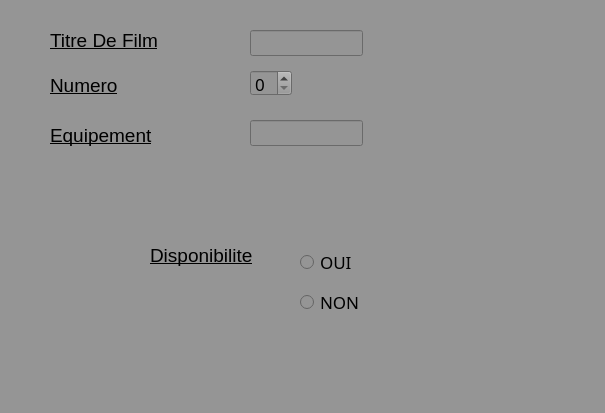
<?xml version="1.0" encoding="UTF-8"?>
<ui version="4.0">
 <class>Dialog</class>
 <widget class="QDialog" name="Dialog">
  <property name="geometry">
   <rect>
    <x>0</x>
    <y>0</y>
    <width>605</width>
    <height>413</height>
   </rect>
  </property>
  <property name="font">
   <font>
    <family>Simplified Arabic</family>
    <pointsize>13</pointsize>
   </font>
  </property>
  <property name="windowTitle">
   <string>Dialog</string>
  </property>
  <property name="styleSheet">
   <string notr="true">background-color: rgb(149, 149, 149);
</string>
  </property>
  <widget class="QLabel" name="label">
   <property name="geometry">
    <rect>
     <x>50</x>
     <y>20</y>
     <width>161</width>
     <height>41</height>
    </rect>
   </property>
   <property name="font">
    <font>
     <family>Segoe UI</family>
     <pointsize>14</pointsize>
     <underline>true</underline>
    </font>
   </property>
   <property name="text">
    <string>Titre De Film</string>
   </property>
  </widget>
  <widget class="QLabel" name="label_2">
   <property name="geometry">
    <rect>
     <x>50</x>
     <y>70</y>
     <width>101</width>
     <height>31</height>
    </rect>
   </property>
   <property name="font">
    <font>
     <family>Segoe UI</family>
     <pointsize>14</pointsize>
     <underline>true</underline>
     <strikeout>false</strikeout>
    </font>
   </property>
   <property name="text">
    <string>Numero</string>
   </property>
  </widget>
  <widget class="QLabel" name="label_3">
   <property name="geometry">
    <rect>
     <x>50</x>
     <y>120</y>
     <width>131</width>
     <height>31</height>
    </rect>
   </property>
   <property name="font">
    <font>
     <family>Segoe UI</family>
     <pointsize>14</pointsize>
     <underline>true</underline>
    </font>
   </property>
   <property name="text">
    <string>Equipement</string>
   </property>
  </widget>
  <widget class="QLineEdit" name="lineEdit">
   <property name="geometry">
    <rect>
     <x>250</x>
     <y>30</y>
     <width>113</width>
     <height>26</height>
    </rect>
   </property>
   <property name="styleSheet">
    <string notr="true">color: rgb(255, 255, 255);
</string>
   </property>
  </widget>
  <widget class="QLineEdit" name="lineEdit_2">
   <property name="geometry">
    <rect>
     <x>250</x>
     <y>120</y>
     <width>113</width>
     <height>26</height>
    </rect>
   </property>
   <property name="styleSheet">
    <string notr="true">
alternate-background-color: rgb(255, 255, 255);</string>
   </property>
  </widget>
  <widget class="QSpinBox" name="spinBox">
   <property name="geometry">
    <rect>
     <x>250</x>
     <y>70</y>
     <width>42</width>
     <height>26</height>
    </rect>
   </property>
  </widget>
  <widget class="QLabel" name="label_4">
   <property name="geometry">
    <rect>
     <x>150</x>
     <y>230</y>
     <width>141</width>
     <height>51</height>
    </rect>
   </property>
   <property name="font">
    <font>
     <family>Segoe UI</family>
     <pointsize>14</pointsize>
     <underline>true</underline>
    </font>
   </property>
   <property name="text">
    <string>Disponibilite</string>
   </property>
  </widget>
  <widget class="QRadioButton" name="radioButton">
   <property name="geometry">
    <rect>
     <x>300</x>
     <y>250</y>
     <width>110</width>
     <height>24</height>
    </rect>
   </property>
   <property name="text">
    <string>OUI</string>
   </property>
  </widget>
  <widget class="QRadioButton" name="radioButton_2">
   <property name="geometry">
    <rect>
     <x>300</x>
     <y>290</y>
     <width>110</width>
     <height>24</height>
    </rect>
   </property>
   <property name="text">
    <string>NON</string>
   </property>
  </widget>
 </widget>
 <resources/>
 <connections/>
</ui>
